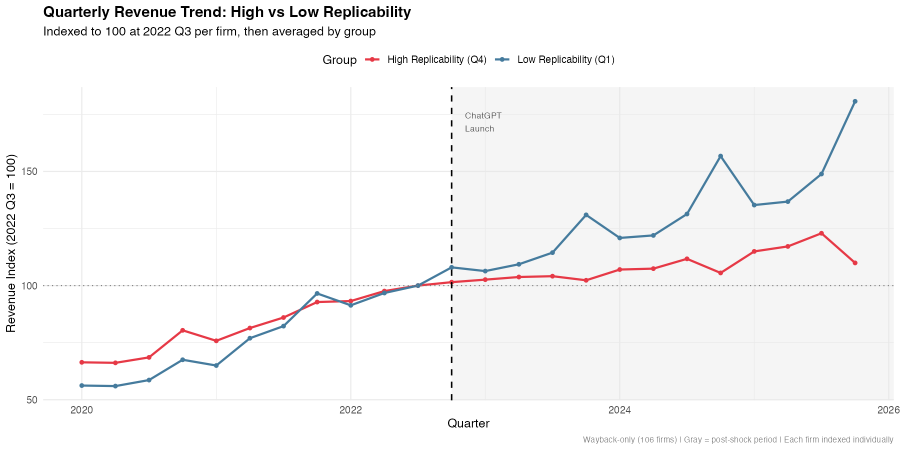
#> input picture figures/revenue_trend_by_group.png, 1800 x 900 px (shown at 1/2 size)
$ jupyter execute --allow-errors project_overview.ipynb
#> lines starting #> are read from the running program, lines starting #| are printed output that depends on the picture
## Three-Period Analysis: Do Effects Intensify Over Time?

# Generative AI as a Task Shock
## Replicability, Commodification, and Firm Performance in the Software Industry

**Author:** Hakan Zeki Gulmez — TUM Applied Econometrics
**Supervisor:** Prof. Dr. Helmut Farbmacher
**Sample:** 143 B2B software firms (SIC 7370-7379), 2020 Q1 - 2025 Q4

---
# Section 1 — Research Design

## Research Question

Do B2B software firms (SIC 7370-7379) experience **heterogeneous financial outcomes** after the ChatGPT shock (November 2022), determined by the **task replicability** of their core product?

## Three Mechanisms

| Mechanism | Condition | Revenue | Margins | Empirical Signature |
|-----------|-----------|---------|---------|---------------------|
| **Substitution** | High replicability | Falls | Falls | $\beta_1 < 0$ for ln(Revenue) |
| **Commodification** | High *relative* replicability | Flat | Falls | $\beta_1 < 0$ for Gross Margin |
| **Reinforcement** | Low replicability | Rises | Rises | $\beta_1 > 0$ or ns |

## Main Regression Equation

$$Y_{it} = \alpha_i + \delta_t + \beta_1(\text{Post}_t \times \text{Replicability}_i) + \varepsilon_{it}$$

- $\alpha_i$: Firm fixed effects (absorb all time-invariant firm characteristics)
- $\delta_t$: Quarter fixed effects (absorb macro shocks common to all firms)
- $\text{Post}_t = 1$ if quarter $\geq$ 2022 Q4 (ChatGPT launch: Nov 30, 2022)
- Standard errors clustered at firm level

## Two Treatment Variables

| Variable | Construction | Captures | Key Result |
|----------|-------------|----------|------------|
| `replicability_score` | Mean top-10 similarity to 18 high-replicability anchors | Absolute LLM task exposure | ln(Rev) $\beta$=-1.051** |
| `contrast_score` | high_score minus low_score (10 infrastructure anchors) | Relative replicability vs. infrastructure | Gross Margin $\beta$=-0.114* |

## Timeline of Key Decisions

| Date | Decision | Rationale |
|------|----------|-----------|
| Phase 1 | Lean design: one treatment + firm/quarter FE | Multiple constructed variables create OVB concerns |
| Phase 2 | Trim to 2020+ sample | Gross margin pre-trend fails on 2019+ (p=0.03), passes on 2020+ (p=0.46) |
| Phase 3 | Add contrast_score treatment | high_score alone cannot distinguish substitution from commodification |
| Phase 3 | Wayback-only subsample as preferred spec | 10-K text inflates scores and compresses variance |

---
# Section 2 — Data Pipeline

## Pipeline Funnel

```
SEC EDGAR company_tickers_exchange.json  →  7,509  NYSE/Nasdaq listed firms
  ↓ SIC 7370-7379 filter
EDGAR Submissions API                    →    530  software firms
  ↓ IPO before 2020 Q1
IPO date filter                          →    287  eligible firms
  ↓ B2B focus + manual review
Manual classification                    →    173  B2B software firms
  ↓ Revenue threshold + data quality
Final sample                             →    143  analysis-ready firms
```

**Data sources:** SEC EDGAR XBRL API (financials), Wayback Machine CDX API (product text), EDGAR filings (10-K fallback). All treatment variables constructed from pre-November 2022 sources only.

### Cell 1 — Load all data

[cell 1]
import pandas as pd
import numpy as np
import matplotlib.pyplot as plt
import matplotlib.patches as mpatches
import seaborn as sns
import warnings
warnings.filterwarnings('ignore')

plt.rcParams['figure.figsize'] = (12, 5)
plt.rcParams['figure.dpi'] = 100
sns.set_style('whitegrid')
plt.rcParams['font.family'] = 'serif'

#> (the rest of this cell did not finish here and is left out)

### Cell 2 — Pipeline funnel chart

[cell 2]
fig, ax = plt.subplots(figsize=(12, 4))

stages = ['NYSE/Nasdaq\nListed', 'SIC\n7370-7379', 'IPO\n< 2020', 'B2B\nFocus', 'Final\nSample']
counts = [7509, 530, 287, 173, 143]
filters = ['', 'SIC filter', 'IPO filter', 'Manual review', 'Data quality']

colors = ['#90CAF9', '#64B5F6', '#42A5F5', '#2196F3', '#1565C0']

bars = ax.barh(range(len(stages)), counts, color=colors, edgecolor='white', height=0.6)
ax.set_yticks(range(len(stages)))
ax.set_yticklabels(stages, fontsize=11)
ax.invert_yaxis()
ax.set_xlabel('Number of Firms', fontsize=12)
ax.set_title('Sample Construction Funnel', fontsize=14, fontweight='bold')

for i, (bar, count, filt) in enumerate(zip(bars, counts, filters)):
    ax.text(bar.get_width() + 50, bar.get_y() + bar.get_height()/2,
            f'n = {count:,}', va='center', fontsize=11, fontweight='bold')
    if i > 0:
        dropped = counts[i-1] - count
        ax.text(counts[i-1] + 50, bar.get_y() + bar.get_height()/2 - 0.15,
                f'(-{dropped}  {filt})', va='center', fontsize=8, color='gray')

ax.set_xlim(0, max(counts) * 1.3)
ax.spines['top'].set_visible(False)
ax.spines['right'].set_visible(False)
plt.figtext(0.5, -0.02, 'Source: SEC EDGAR company_tickers_exchange.json, manual classification',
            ha='center', fontsize=8, color='gray')
plt.tight_layout()
plt.savefig('../figures/pipeline_funnel.png', bbox_inches='tight', dpi=150)
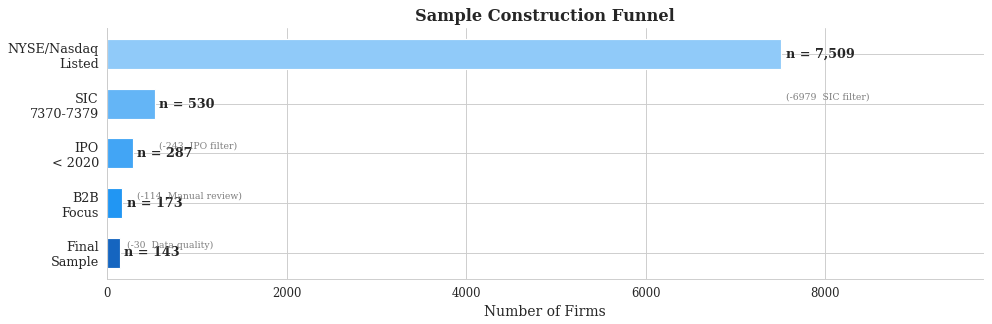
#> figure drawn by matplotlib, 1 panel
plt.show()

### Cell 3 — SIC code breakdown

[cell 3]
sic_names = {
    7370: 'Computer Services\n& Rentals',
    7371: 'Computer\nProgramming',
    7372: 'Prepackaged\nSoftware',
    7373: 'Computer Integrated\nSystems Design',
    7374: 'Computer Processing\n& Data Prep',
}

#> (the rest of this cell did not finish here and is left out)

### Cell 4 — Data coverage heatmap

#> (a cell that did not finish here is left out)

---
# Section 3 — Financial Panel EDA

### Cell 5 — Revenue distribution

[cell 5]
fig, axes = plt.subplots(1, 2, figsize=(14, 5))

# Left: histogram of ln_revenue by period
#> (the rest of this cell did not finish here and is left out)

### Cell 6 — Margin distributions

[cell 6]
fig, axes = plt.subplots(1, 2, figsize=(14, 5))

#> (the rest of this cell did not finish here and is left out)

### Cell 7 — Revenue trends by quarter

#> (a cell that did not finish here is left out)

### Cell 8 — Margin trends over time

[cell 8]
fig, axes = plt.subplots(1, 2, figsize=(14, 5))

#> (the rest of this cell did not finish here and is left out)

### Cell 9 — Summary statistics table

[cell 9]
variables = ['revenue', 'gross_margin', 'operating_margin', 'rd_intensity', 'sga_intensity']
var_labels = ['Revenue ($)', 'Gross Margin', 'Operating Margin', 'R&D Intensity', 'SG&A Intensity']

rows = []
#> (the rest of this cell did not finish here and is left out)

### Revenue Trend by Replicability Group

*Descriptive — no causal inference.* This plot shows mean quarterly revenue for firms in the top and bottom quartile of the replicability score distribution. The divergence in growth rates is visible after the ChatGPT shock but this is a raw comparison without controls.

[cell 10]
import matplotlib.image as mpimg
import os

fig, ax = plt.subplots(figsize=(12, 6))
fname = '../figures/revenue_trend_by_group.png'
if os.path.exists(fname):
    img = mpimg.imread(fname)
#> img is the input picture: shape (900, 1800, 4) float32; mean R, G, B, A 0.322, 0.32, 0.321, 0.17
    ax.imshow(img)
    ax.axis('off')
else:
    ax.text(0.5, 0.5, 'Figure not found', ha='center', va='center', transform=ax.transAxes)
    ax.axis('off')
plt.tight_layout()
plt.show()
